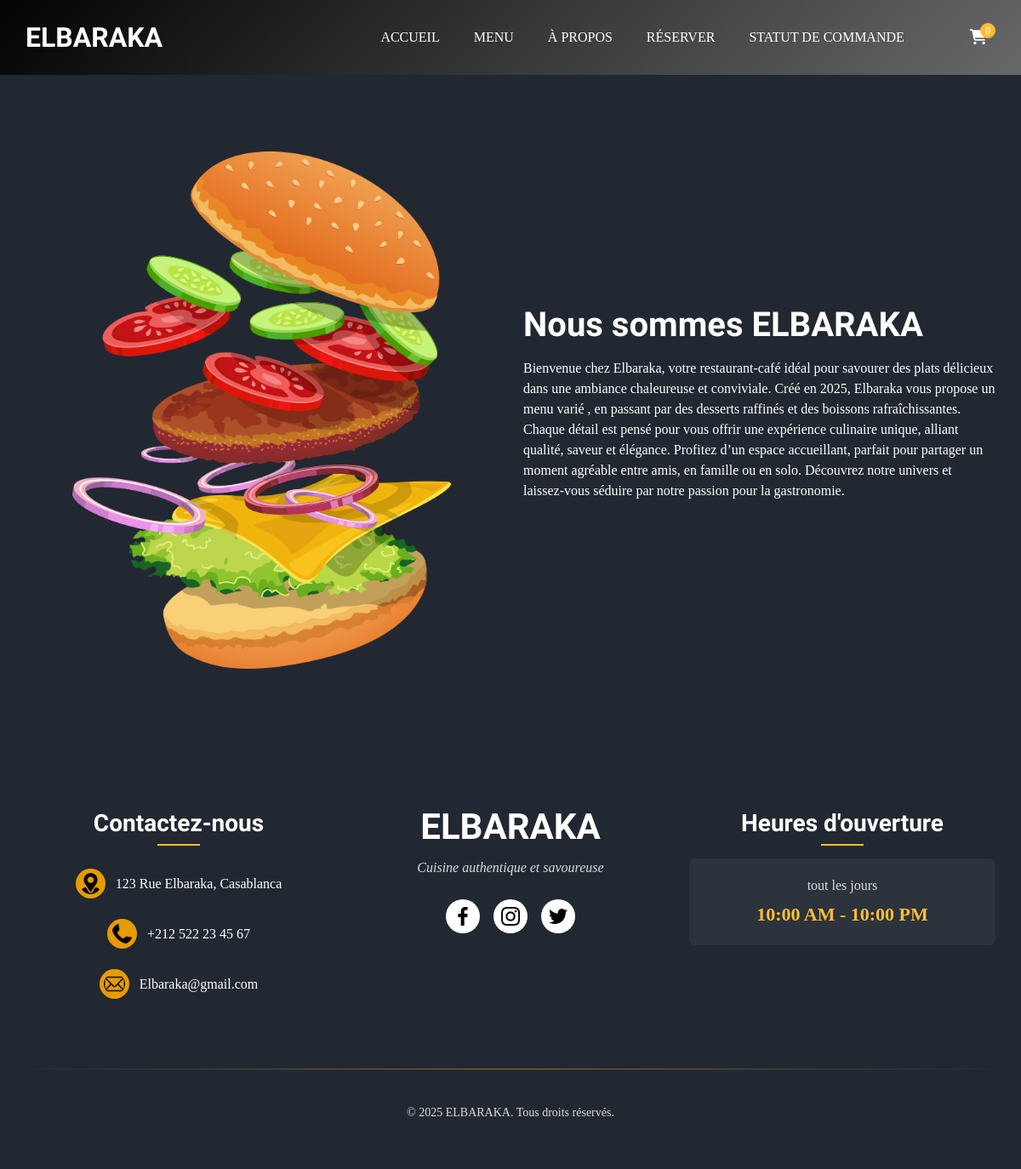
Page /client/about.php on the committed database.
### tables this page shows
CREATE TABLE `about` (
  `id` int(11) NOT NULL,
  `heading` varchar(255) NOT NULL,
  `description` text NOT NULL,
  `image_url` varchar(255) NOT NULL
);

CREATE TABLE `footer` (
  `id` int(11) NOT NULL,
  `address` varchar(255) NOT NULL,
  `phone` varchar(20) NOT NULL,
  `email` varchar(255) NOT NULL,
  `hours_days` varchar(255) NOT NULL,
  `hours_time` varchar(50) NOT NULL,
  `facebook` varchar(255) DEFAULT NULL,
  `instagram` varchar(255) DEFAULT NULL,
  `twitter` varchar(255) DEFAULT NULL
);

### client/about.php (the view, shortened to what this page needs)
<?php include_once 'header.php'; ?>
<body class="sub_page">
    <div class="hero_area">
        <div class="bg-box" style="background: linear-gradient(135deg, #030303, #696868)">
        </div>
        <header class="header_section">
            <div class="container">
                <?php include_once 'nav.php'; ?>
            </div>
        </header>
    </div>
    <section class="about_section layout_padding">
        <div class="container">
            <div class="row">
                <div class="col-md-6">
                    <div class="img-box">
                        <?php
                            require_once 'db.php';
                            function getAboutContent()
                            {
                                global $pdo;
                                try {
                                    $stmt = $pdo->query("SELECT * FROM about LIMIT 1");
                                    return $stmt->fetch(PDO::FETCH_ASSOC);
                                } catch (PDOException $e) {
                                    error_log("Error fetching about content: " . $e->getMessage());
                                    return [];
                                }
                            }
                            $about = getAboutContent();
                            if (! empty($about)) {
                                echo '<img src="' . htmlspecialchars($about['image_url']) . '" alt="" />';
                            } else {
                                echo '<p>No image found.</p>';
                            }
                        ?>
                    </div>
                </div>
                <div class="col-md-6">
                    <div class="detail-box">
                        <div class="heading_container">
                            <?php
                                if (! empty($about)) {
                                    echo '<h2>' . htmlspecialchars($about['heading']) . '</h2>';
                                } else {
                                    echo '<h2>About Us</h2>';
                                }
                            ?>
                        </div>
                        <p>
                            <?php
                                if (! empty($about)) {
                                    echo nl2br(htmlspecialchars($about['description']));
                                } else {
                                    echo 'No description available.';
                                }
                            ?>
                        </p>
                    </div>
                </div>
            </div>
        </div>
    </section>
    <?php include_once 'footer.php'; ?>
</body>
</html>

### client/footer.php
<?php
    require_once 'db.php';
    function getFooterSettings()
    {
        global $pdo;
        try {
            $stmt     = $pdo->query("SELECT * FROM footer LIMIT 1");
            $settings = $stmt->fetch(PDO::FETCH_ASSOC);
            return $settings ? array_map('htmlspecialchars', $settings) : [];
        } catch (PDOException $e) {
            die("Erreur lors de la récupération des paramètres du pied de page : " . $e->getMessage());
        }
    }
    $footer_settings = getFooterSettings();
?>
<footer class="footer_section">
  <div class="container">
    <div class="footer_content">
      <div class="footer-col">
        <div class="footer_contact">
          <h4>Contactez-nous</h4>
          <div class="contact_link_box">
            <?php if (! empty($footer_settings['address'])): ?>
              <a href="#" class="contact-link">
                <div class="icon-container">
                  <img src="icons/location.png" alt="Location icon" class="contact-icon">
                </div>
                <span><?php echo $footer_settings['address']; ?></span>
              </a>
            <?php endif; ?>
            <?php if (! empty($footer_settings['phone'])): ?>
              <a href="tel:<?php echo $footer_settings['phone']; ?>" class="contact-link">
                <div class="icon-container">
                  <img src="icons/phone.png" alt="Phone icon" class="contact-icon">
                </div>
                <span><?php echo $footer_settings['phone']; ?></span>
              </a>
            <?php endif; ?>
            <?php if (! empty($footer_settings['email'])): ?>
              <a href="mailto:<?php echo $footer_settings['email']; ?>" class="contact-link">
                <div class="icon-container">
                  <img src="icons/email.png" alt="Email icon" class="contact-icon">
                </div>
                <span><?php echo $footer_settings['email']; ?></span>
              </a>
            <?php endif; ?>
          </div>
        </div>
      </div>
      <div class="footer-col">
        <div class="footer_detail">
          <a href="#" class="footer-logo">ELBARAKA</a>
          <p class="footer-tagline">Cuisine authentique et savoureuse</p>
          <div class="footer_social">
            <?php if (! empty($footer_settings['facebook'])): ?>
              <a href="<?php echo $footer_settings['facebook']; ?>" target="_blank" aria-label="Facebook">
                <img src="icons/facebook.png" alt="Facebook icon" style="width: 22px">
              </a>
            <?php endif; ?>
            <?php if (! empty($footer_settings['instagram'])): ?>
              <a href="<?php echo $footer_settings['instagram']; ?>" target="_blank" aria-label="Instagram">
                <img src="icons/instagram.png" alt="Instagram icon" style="width: 22px">
              </a>
            <?php endif; ?>
            <?php if (! empty($footer_settings['twitter'])): ?>
              <a href="<?php echo $footer_settings['twitter']; ?>" target="_blank" aria-label="Twitter">
                <img src="icons/twitter.png" alt="Twitter icon" style="width: 22px">
              </a>
            <?php endif; ?>
          </div>
        </div>
      </div>
      <div class="footer-col">
        <h4>Heures d'ouverture</h4>
        <div class="hours-container">
          <p><?php echo $footer_settings['hours_days'] ?? 'N/A'; ?></p>
          <p class="hours"><?php echo $footer_settings['hours_time'] ?? 'N/A'; ?></p>
        </div>
      </div>
    </div>
    <div class="footer-divider"></div>
    <div class="footer-info">
      <p>
        &copy; <span id="displayYear"><?php echo date('Y'); ?></span> ELBARAKA. Tous droits réservés.
      </p>
    </div>
  </div>
</footer>

### client/css/style.css (style rules this page uses)
body { font-family: "calibri"; color: #0c0c0c; background-color: #ffffff; overflow-x: hidden; }
.layout_padding { padding: 90px 0; }
h1, h2 { font-family: 'Dancing Script', cursive; }
.heading_container { display: -webkit-box; display: -ms-flexbox; display: flex; -webkit-box-orient: vertical; -webkit-box-direction: normal; -ms-flex-direction: column; flex-direction: column; -webkit-box-align: start; -ms-flex-align: start; align-items: flex-start; }
.heading_container h2 { position: relative; margin-bottom: 0; font-size: 2.5rem; font-weight: bold; }
a, a:hover, a:focus { text-decoration: none; }
.hero_area { position: relative; min-height: 100vh; display: -webkit-box; display: -ms-flexbox; display: flex; -webkit-box-orient: vertical; -webkit-box-direction: normal; -ms-flex-direction: column; flex-direction: column; }
.bg-box { position: absolute; top: 0; left: 0; width: 100%; height: 100%; }
.sub_page .hero_area { min-height: auto; }
.sub_page .hero_area .bg-box { position: absolute; top: 0; left: 0; width: 100%; height: 100%; }
.header_section { padding: 15px 0; }
.about_section { background: #222831; color: #ffffff; }
.about_section .row { -webkit-box-align: center; -ms-flex-align: center; align-items: center; }
.about_section .img-box { position: relative; display: -webkit-box; display: -ms-flexbox; display: flex; -webkit-box-pack: center; -ms-flex-pack: center; justify-content: center; }
.about_section .img-box img { width: 100%; max-width: 445px; position: relative; z-index: 2; }
.about_section .detail-box p { margin-top: 15px; }
.footer_section { background-color: #222831; color: #ffffff; padding: 75px 0 40px 0; text-align: center; position: relative; }
.footer_section .container { max-width: 1200px; margin: 0 auto; padding: 0 15px; }
.footer_content { display: flex; flex-wrap: wrap; justify-content: space-between; margin-bottom: 40px; }
.footer_section h4 { font-size: 28px; margin-bottom: 25px; font-weight: 600; font-family: 'Dancing Script', cursive; position: relative; display: inline-block; }
.footer_section h4:after { content: ''; position: absolute; bottom: -10px; left: 50%; transform: translateX(-50%); width: 50px; height: 2px; background-color: #ffbe33; }
.footer-col { flex: 1; min-width: 300px; margin-bottom: 30px; padding: 0 15px; }
.footer_contact .contact_link_box { display: flex; flex-direction: column; align-items: center; }
.footer_contact .contact_link_box a { display: flex; align-items: center; margin: 12px 0; color: #ffffff; text-decoration: none; transition: all 0.3s ease; }
.footer_contact .contact_link_box a img { background-color: #e69c00; margin-right: 12px; padding: 5px; border-radius: 50%; transition: all 0.3s ease; height: 35px; }
.footer-logo { display: block; font-weight: bold; font-size: 42px; line-height: 1; color: #ffffff; font-family: 'Dancing Script', cursive; text-decoration: none; margin-bottom: 15px; transition: all 0.3s ease; }
.footer-tagline { color: #dbdbdb; font-style: italic; margin-bottom: 20px; }
.footer_social { display: flex; justify-content: center; margin: 25px 0; }
.footer_social a { display: flex; justify-content: center; align-items: center; width: 40px; height: 40px; border-radius: 50%; background-color: #ffffff; margin: 0 8px; font-size: 18px; color: #222831; transition: all 0.3s ease; }
.hours-container { background-color: rgba(255, 255, 255, 0.05); padding: 15px; border-radius: 8px; display: inline-block; width: 100%; }
.hours-container p { margin: 5px 0; color: #dbdbdb; }
.hours-container .hours { font-size: 22px; font-weight: bold; color: #ffbe33; }
.footer-divider { height: 1px; background: linear-gradient(to right, transparent, rgba(255, 190, 51, 0.5), transparent); margin: 20px 0; }
.footer-info { text-align: center; padding-top: 20px; }
.footer-info p { color: #dbdbdb; font-size: 14px; }

### client/css/responsive.css (style rules this page uses)
@media (min-width: 1200px) { .container { max-width: 1170px; } }

### rows in the picture
about: image_url (picture), heading "Nous sommes ELBARAKA", description "Bienvenue chez Elbaraka, votre restaurant-café idéal pour savourer des plats délicieux dans une ambiance chaleureuse et conviviale. Créé en 2025, Elbaraka vous propose un menu varié , en passant par des desserts raffinés et des boissons rafraîchissantes. Chaque détail est pensé pour vous offrir une expérience culinaire unique, alliant qualité, saveur et élégance. Profitez d’un espace accueillant, parfait pour partager un moment agréable entre amis, en famille ou en solo. Découvrez notre univers et laissez-vous séduire par notre passion pour la gastronomie."
footer: address "123 Rue Elbaraka, Casablanca", phone "+212 522 23 45 67", email "Elbaraka@gmail.com", hours_days "tout les jours", hours_time "10:00 AM - 10:00 PM"

### other values in the picture
$cart_count "0"
